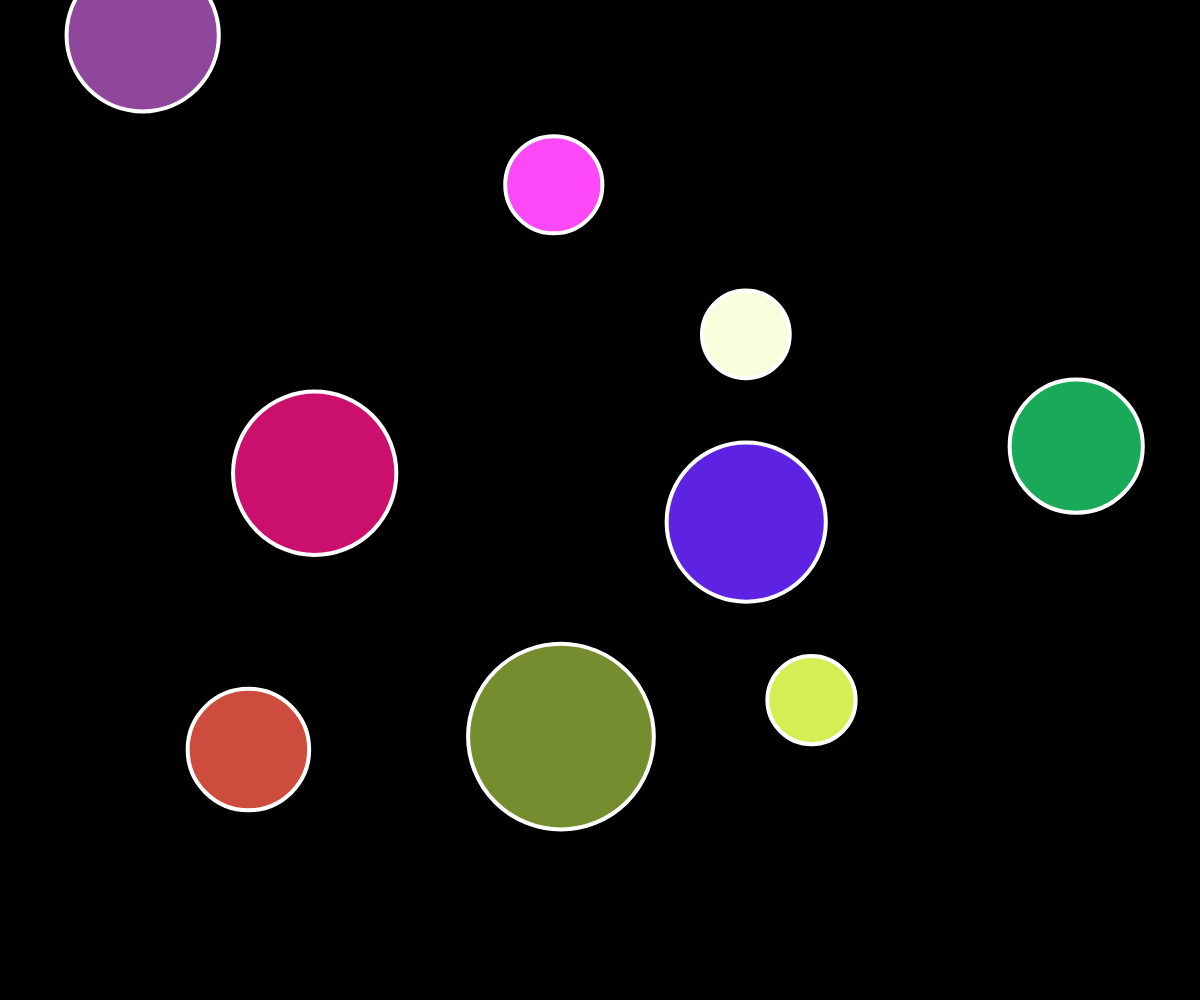
Frame 1 (no input)
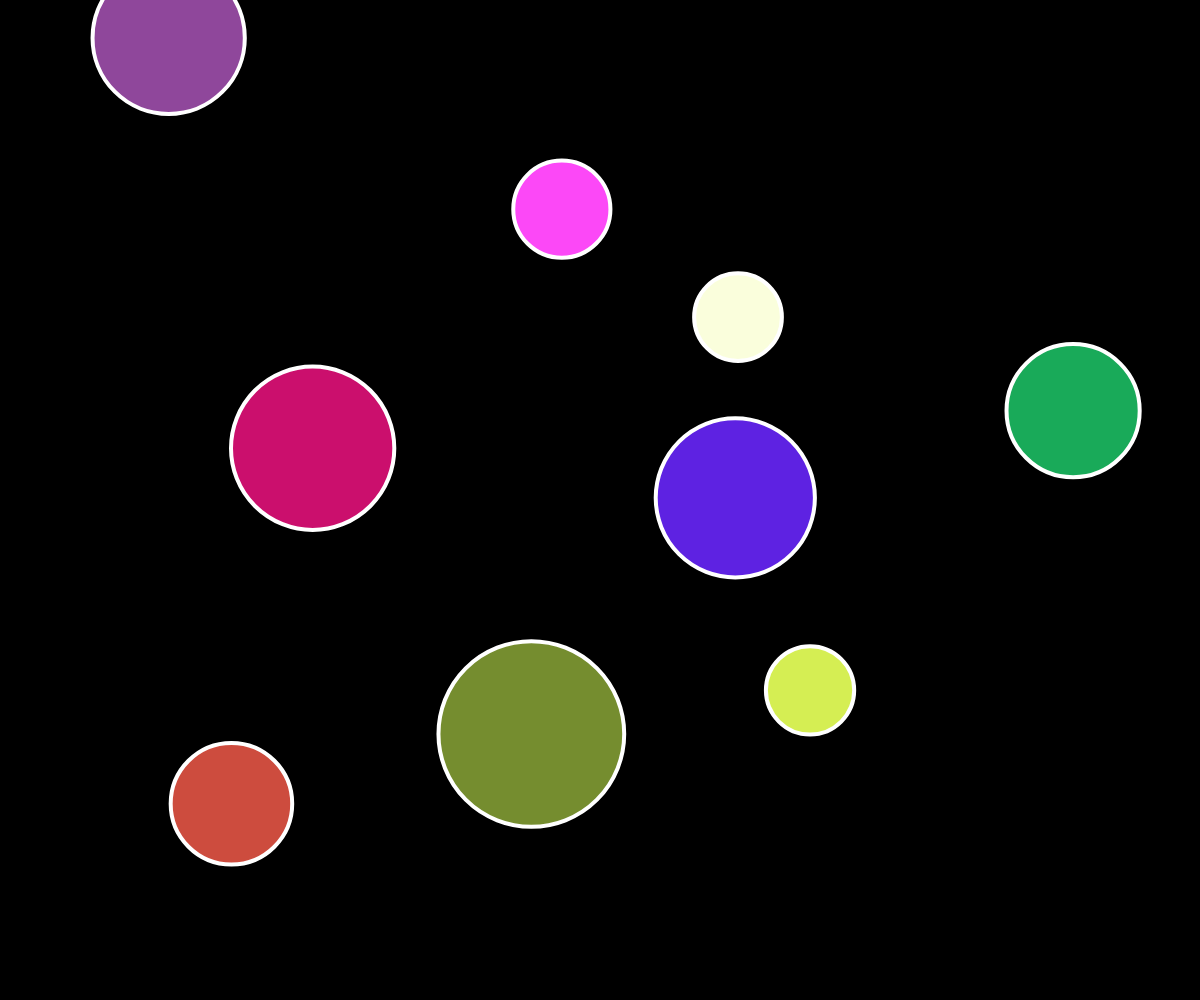
Frame 60 (no input)
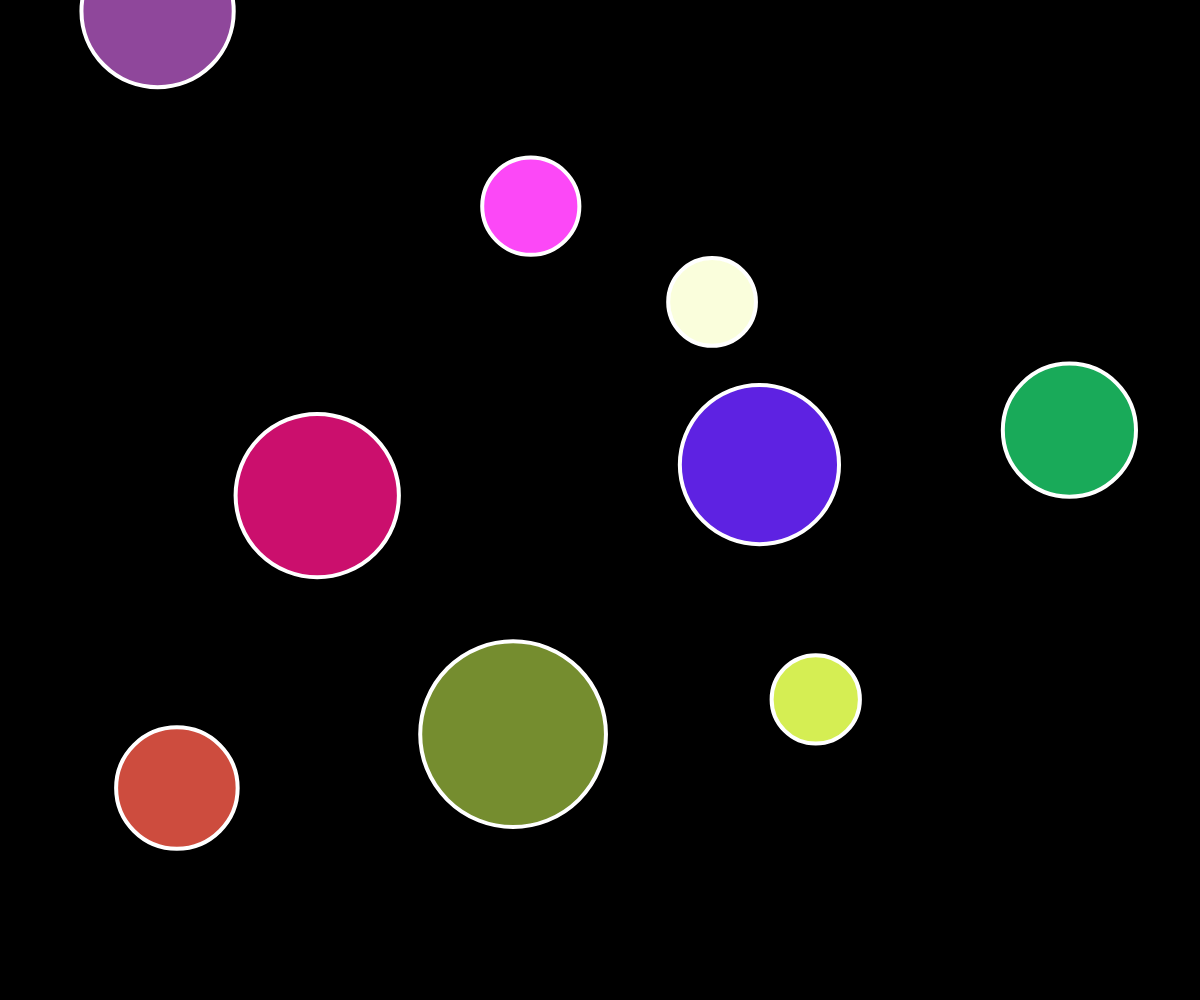
Frame 120 (the mouse pressed at the canvas centre since frame 60)

The p5.js sketch that drew these frames (run headless with seeded random() and noise() and a simulated clock; from frame 60 on, the mouse is pressed at the canvas centre):

// p5.js sketch
// ── sketch.js
let bubbles = [];

function setup() {
  createCanvas(windowWidth, windowHeight);
  for (let i = 0; i <random(60); i++) {
    let x = random(width);
    let y = random(height);
    let r = random(40, 100);
    bubbles.push(new Bubble(x, y, r));
  }
}
function mousePressed() {
  for (let i = 0; i < bubbles.length; i++) {
    bubbles[i].clicked(mouseX, mouseY);
  }
}
function draw() {
  background(0);
  for (let i = 0; i < bubbles.length; i++) {
    bubbles[i].show();
    bubbles[i].move();
  }
}

class Bubble {
  constructor(x, y, r) {
    this.x = x;
    this.y = y;
    this.r = r;
    this.rc=random(255);
    this.gc=random(255);
    this.bc=random(255);
  }

  clicked(px, py) {
    let d = dist(px, py, this.x, this.y);
    if (d < this.r) {
      this.rc=random(255);
      this.gc=random(255);
      this.bc=random(255);
    }
  }

  show() {
    fill(this.rc, this.gc, this.bc);
    stroke(255);
    strokeWeight(4);
    ellipse(this.x, this.y, this.r * 2);
  }

  move() {
    this.x += random(-5, 5);
    this.y += random(-5, 5);
  }
}
